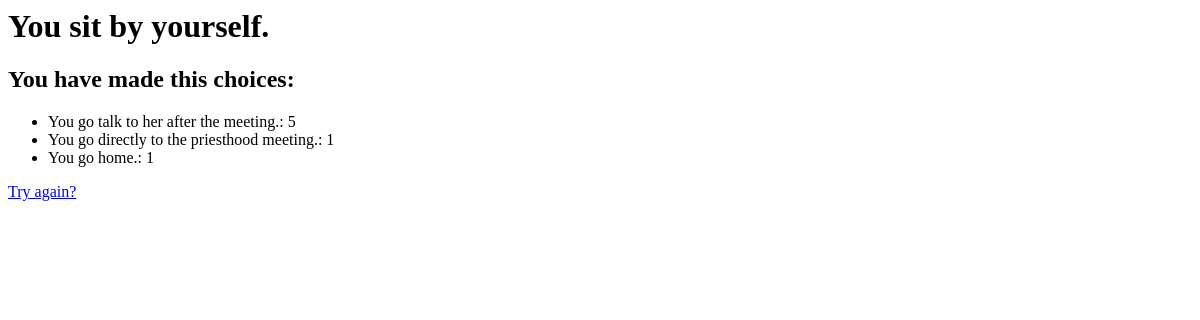
/3/results/, run on an earlier commit of the app's database.
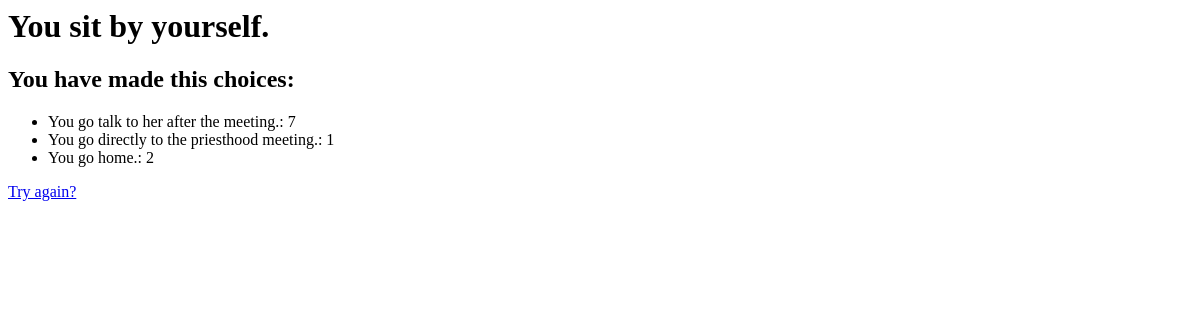
And on a later commit of the database.
### polls/models.py (models this page shows, shortened)
class Question(models.Model):
    question_text = models.CharField(max_length=256)
    pub_date = models.DateTimeField('date published')

class Choice(models.Model):
    question = models.ForeignKey(Question, on_delete=models.CASCADE)
    choice_text = models.CharField(max_length=256)
    votes = models.IntegerField(default=0)

### polls/views.py (the view)
# urls.py: path("<int:question_id>/results/", views.results, name="results"),
def results(request, question_id):
    question = get_object_or_404(Question, pk=question_id)
    return render(request, "polls/results.html", {"question": question})

### polls/templates/polls/results.html
<h1>{{ question.question_text }}</h1>
<h2>You have made this choices:</h2>
<ul>
    {% for choice in question.choice_set.all %}
    <li>{{ choice.choice_text }}: {{ choice.votes }}</li>
    {% endfor %}
</ul>
<a href="{% url 'polls:index' %}">Try again?</a>

What changed in the data, as far as the page shows it:
changed Choice "You go talk to her after the meeting.": votes "5" → "7"
changed Choice "You go home.": votes "1" → "2"
